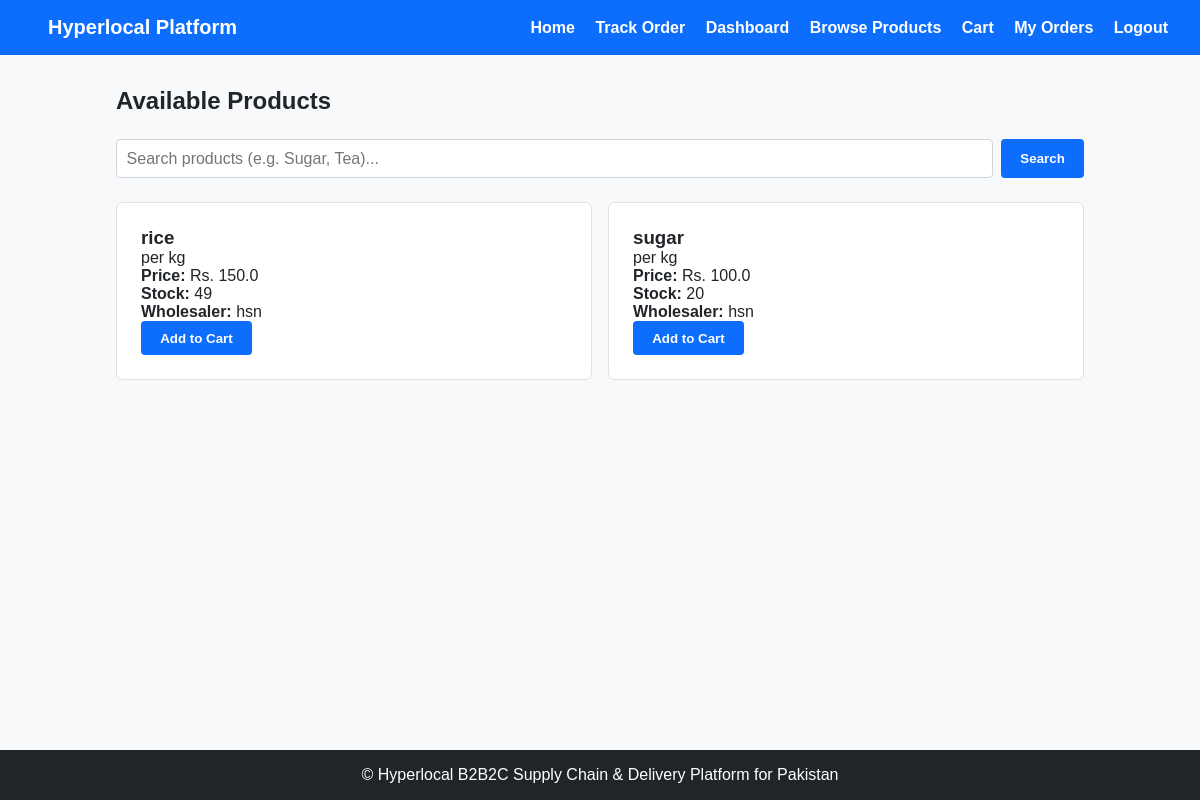
The page /shopkeeper/products (signed in) on the database as committed earlier.
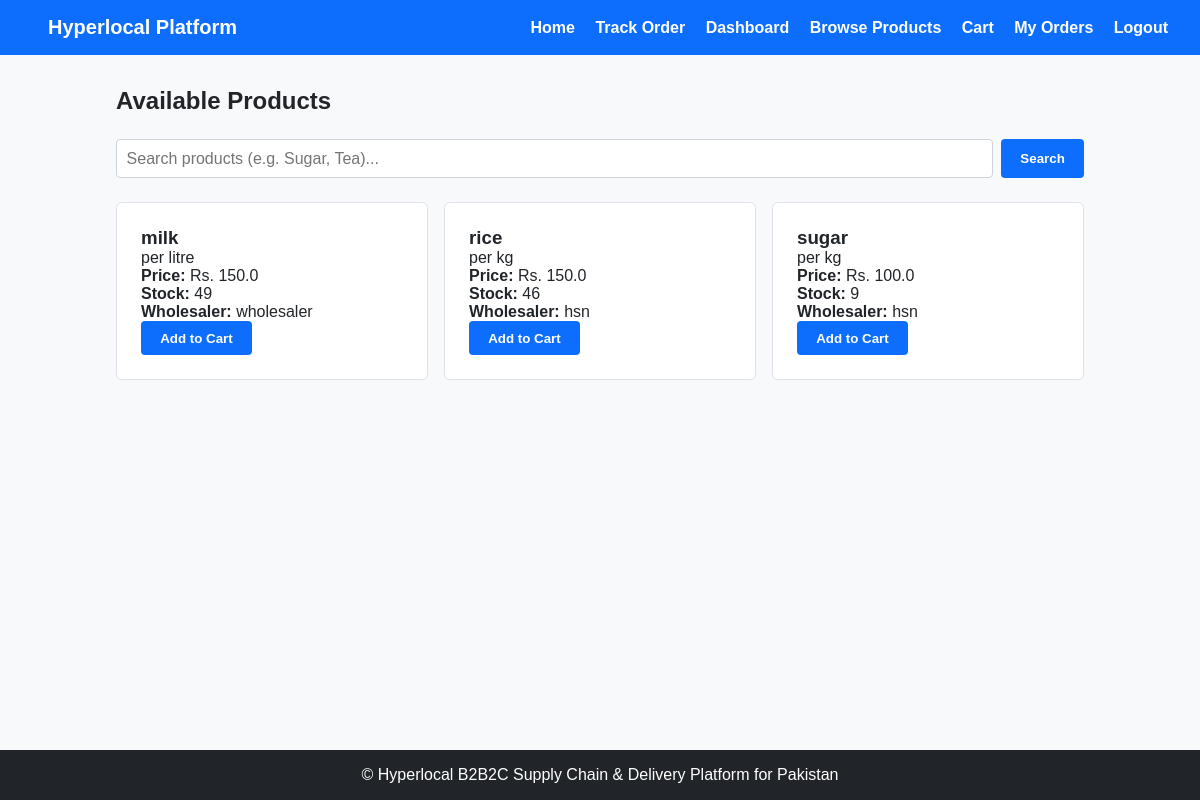
The same page on the database as committed later.
### tables this page shows
CREATE TABLE products (
            id INTEGER PRIMARY KEY AUTOINCREMENT,
            wholesaler_id INTEGER NOT NULL,
            name TEXT NOT NULL,
            description TEXT NOT NULL,
            price REAL NOT NULL,
            stock INTEGER NOT NULL,
            category TEXT NOT NULL,
            created_at TEXT NOT NULL,
            FOREIGN KEY (wholesaler_id) REFERENCES users(id)
        );

CREATE TABLE users (
            id INTEGER PRIMARY KEY AUTOINCREMENT,
            name TEXT NOT NULL,
            email TEXT NOT NULL UNIQUE,
            password TEXT NOT NULL,
            role TEXT NOT NULL,
            created_AT TEXT NOT NULL
        );

### app.py (the view)
@app.route("/shopkeeper/products")
def shopkeeper_products():
    if not has_role("Shopkeeper"):
        flash("Access denied.", "error")
        return redirect(url_for("login"))
    connection = get_db_connection()
    products = connection.execute("""
        SELECT p.*, u.name AS wholesaler_name
        FROM products p
        JOIN users u ON p.wholesaler_id = u.id
        ORDER BY p.id DESC
    """).fetchall()
    connection.close()
    return render_template("shopkeeper/products.html", products=products)

### app.py (called while the page is built)
def is_logged_in():
    return "user_id" in session

def has_role(role):
    return is_logged_in() and session.get("user_role") == role

### database/database.py (called while the page is built)
def get_db_connection():
    connection= sqlite3.connect(DATABASE)
    connection.row_factory = sqlite3.Row
    return connection

### templates/shopkeeper/products.html (shortened to what this page needs)
{% extends "base.html" %}
{% block content %}
<div class="products-container">
    <h2>Available Products</h2>
    <form method="GET"
          action="{{ url_for('shopkeeper_products') }}"
          class="search-form">
        <input
            type="text"
            name="search"
            placeholder="Search products (e.g. Sugar, Tea)..."
        >
        <button type="submit" class="btn btn-primary">
            Search
        </button>
    </form>
    <div class="product-cards">
        {% if products %}
            {% for product in products %}
            <div class="card">
                <h3>
                    {{ product.name }}
                </h3>
                <p>
                    {{ product.description }}
                </p>
                <p>
                    <strong>Price:</strong>
                    Rs. {{ product.price }}
                </p>
                <p>
                    <strong>Stock:</strong>
                    {{ product.stock }}
                </p>
                <p>
                    <strong>Wholesaler:</strong>
                    {{ product.wholesaler_name }}
                </p>
                <form method="POST"
                      action="{{ url_for('add_to_cart', product_id=product.id) }}">
                    {% if product.stock > 0 %}
                        <button
                            type="submit"
                            class="btn btn-primary">
                            Add to Cart
                        </button>
                    {% endif %}
                </form>
            </div>
            {% endfor %}
        {% else %}
            <p>No products available.</p>
        {% endif %}
    </div>
</div>
{% endblock %}

Rows that differ between the two databases and show on the page:
added products: name "milk", description "per litre", price "150.0", stock "49", wholesaler_name "wholesaler", shows "Add to Cart"
changed products "rice": stock "49" → "46"
changed products "sugar": stock "20" → "9"
